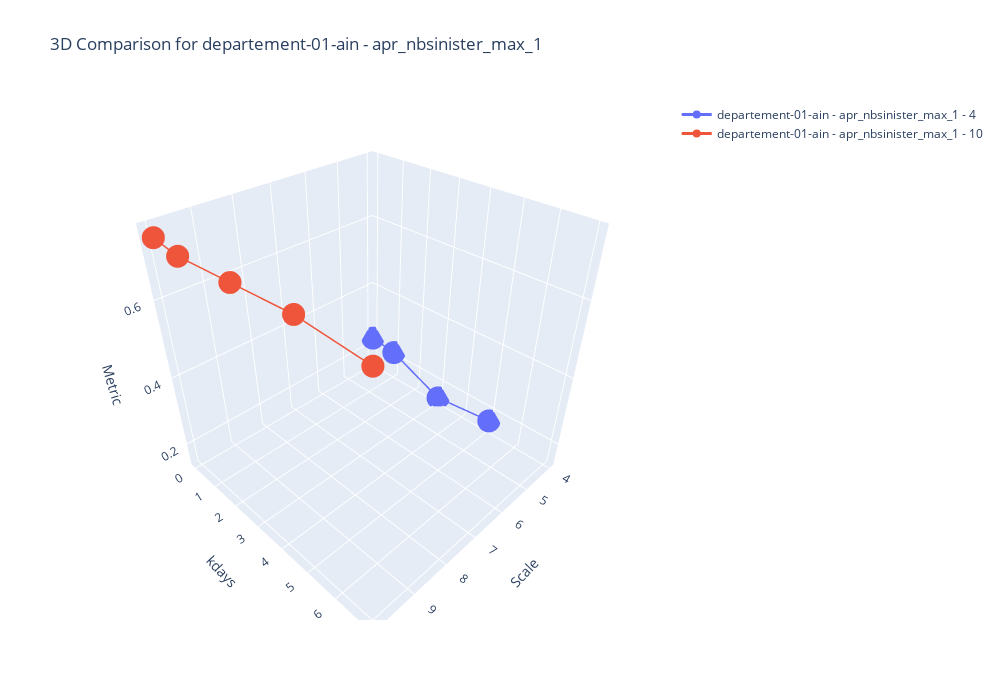
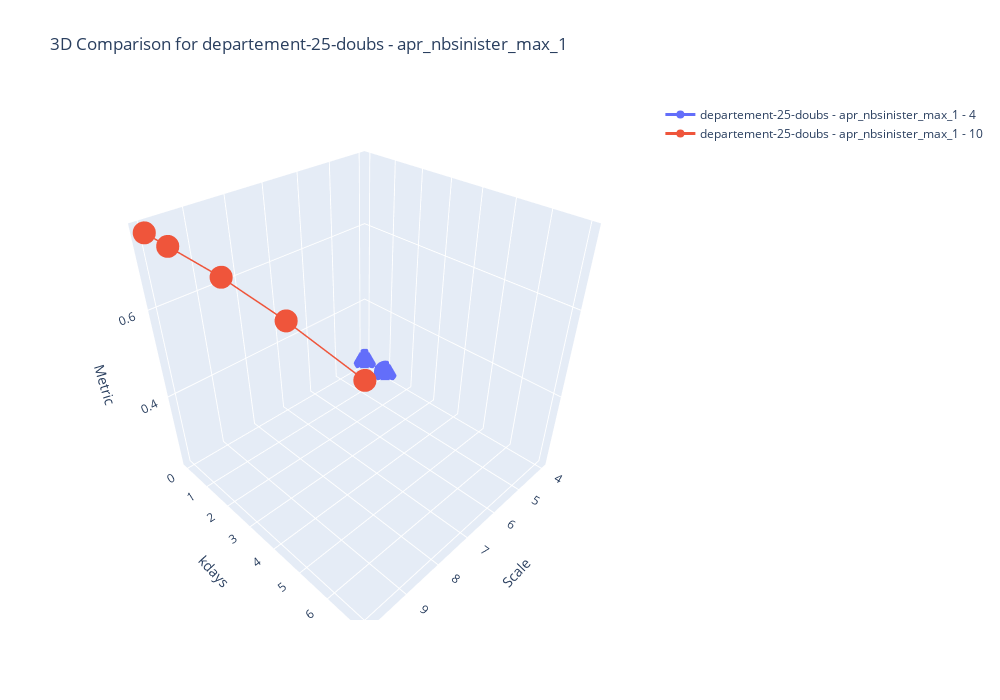
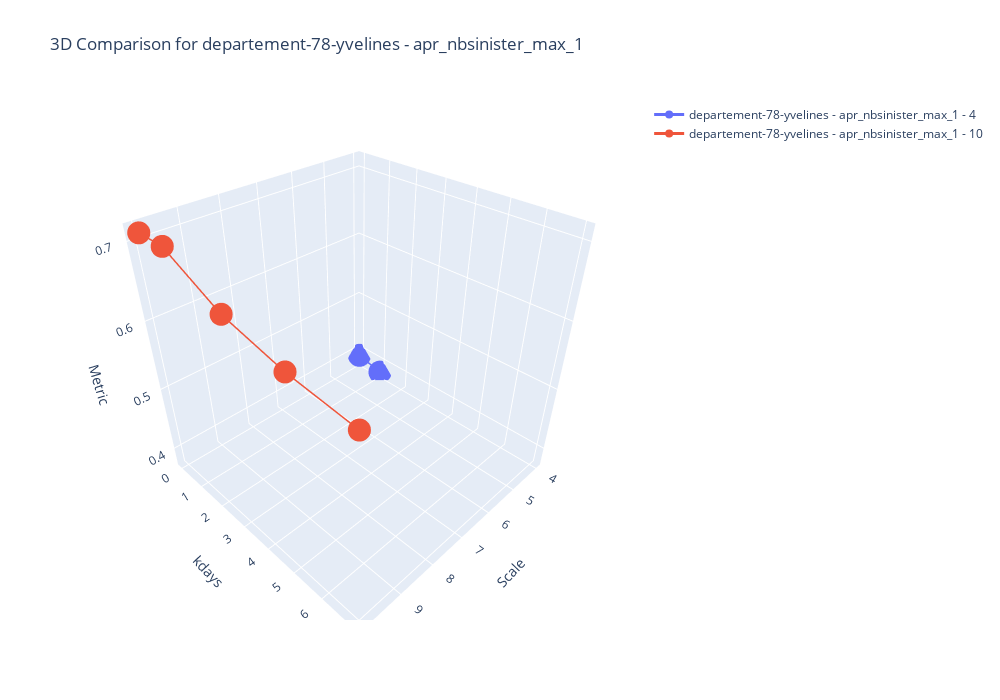

The notebook cell these images were saved under, in order:
### Code cell
compare_models_2d(df, df.Department.unique(), dept_markers, ['apr_nbsinister_max_1'], 'Scale', 'kdays', 'Scale')

### Figure 1 — Plotly figure (JSON) as saved in the notebook; plotly's stock layout.template omitted (floating-point values rounded to 4 significant figures)
{"data": [{"line": {"color": "#636EFA", "width": 3}, "marker": {"color": "#636EFA", "size": 8}, "mode": "lines+markers", "name": "departement-01-ain - apr_nbsinister_max_1 - 4", "type": "scatter3d", "x": ["4", "4", "4", "4"], "y": ["0", "1", "3", "5"], "z": [0.23, 0.22, 0.15, 0.17]}, {"line": {"color": "#EF553B", "width": 3}, "marker": {"color": "#EF553B", "size": 8}, "mode": "lines+markers", "name": "departement-01-ain - apr_nbsinister_max_1 - 10", "type": "scatter3d", "x": [10, 10, 10, 10, 10], "y": ["0", "1", "3", "5", "7"], "z": [0.74, 0.73, 0.74, 0.75, 0.74]}], "layout": {"height": 700, "scene": {"xaxis": {"title": {"text": "Scale"}, "type": "linear"}, "yaxis": {"title": {"text": "kdays"}, "type": "linear"}, "zaxis": {"title": {"text": "Metric"}, "type": "linear"}}, "title": {"text": "3D Comparison for departement-01-ain - apr_nbsinister_max_1"}, "width": 1000}}

### Figure 2 — Plotly figure (JSON) as saved in the notebook; plotly's stock layout.template omitted (floating-point values rounded to 4 significant figures)
{"data": [{"line": {"color": "#636EFA", "width": 3}, "marker": {"color": "#636EFA", "size": 8}, "mode": "lines+markers", "name": "departement-25-doubs - apr_nbsinister_max_1 - 4", "type": "scatter3d", "x": ["4", "4"], "y": ["0", "1"], "z": [0.23, 0.23]}, {"line": {"color": "#EF553B", "width": 3}, "marker": {"color": "#EF553B", "size": 8}, "mode": "lines+markers", "name": "departement-25-doubs - apr_nbsinister_max_1 - 10", "type": "scatter3d", "x": [10, 10, 10, 10, 10], "y": ["0", "1", "3", "5", "7"], "z": [0.75, 0.75, 0.75, 0.74, 0.72]}], "layout": {"height": 700, "scene": {"xaxis": {"title": {"text": "Scale"}, "type": "linear"}, "yaxis": {"title": {"text": "kdays"}, "type": "linear"}, "zaxis": {"title": {"text": "Metric"}, "type": "linear"}}, "title": {"text": "3D Comparison for departement-25-doubs - apr_nbsinister_max_1"}, "width": 1000}}

### Figure 3 — Plotly figure (JSON) as saved in the notebook; plotly's stock layout.template omitted (floating-point values rounded to 4 significant figures)
{"data": [{"line": {"color": "#636EFA", "width": 3}, "marker": {"color": "#636EFA", "size": 8}, "mode": "lines+markers", "name": "departement-78-yvelines - apr_nbsinister_max_1 - 4", "type": "scatter3d", "x": ["4", "4"], "y": ["0", "1"], "z": [0.39, 0.38]}, {"line": {"color": "#EF553B", "width": 3}, "marker": {"color": "#EF553B", "size": 8}, "mode": "lines+markers", "name": "departement-78-yvelines - apr_nbsinister_max_1 - 10", "type": "scatter3d", "x": [10, 10, 10, 10, 10], "y": ["0", "1", "3", "5", "7"], "z": [0.71, 0.71, 0.67, 0.65, 0.64]}], "layout": {"height": 700, "scene": {"xaxis": {"title": {"text": "Scale"}, "type": "linear"}, "yaxis": {"title": {"text": "kdays"}, "type": "linear"}, "zaxis": {"title": {"text": "Metric"}, "type": "linear"}}, "title": {"text": "3D Comparison for departement-78-yvelines - apr_nbsinister_max_1"}, "width": 1000}}
